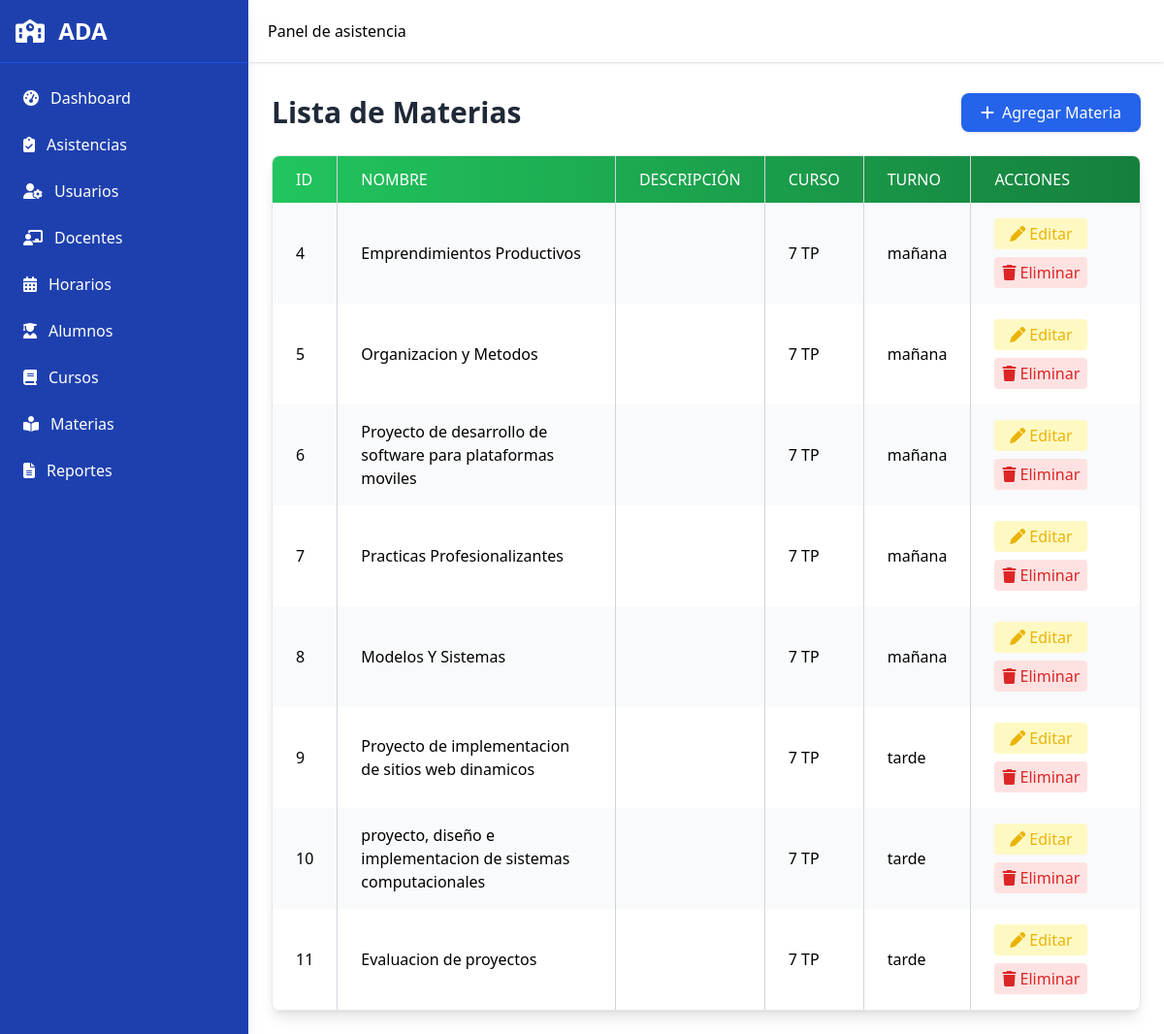
The app's page /subjects.php with its own data.
### tables this page shows
CREATE TABLE `subjects` (
  `subject_id` int(11) NOT NULL,
  `name` varchar(100) NOT NULL,
  `description` text DEFAULT NULL,
  `course_id` int(11) DEFAULT NULL,
  `turno` enum('mañana','tarde') NOT NULL
);

CREATE TABLE `courses` (
  `course_id` int(11) NOT NULL,
  `name` varchar(100) NOT NULL,
  `description` text DEFAULT NULL,
  `technical_degree` varchar(50) DEFAULT NULL
);

### subjects.php (the view, shortened to what this page needs)
<?php
include 'includes/header.php';
include 'includes/sidebar.php';
include 'includes/navbar.php';
include 'includes/conn.php';
?>
<div class="flex-1 md:ml-64 transition-all duration-300">
  <br><br><br>
  <main class="pt-20 p-4 md:p-6">
    <div class="flex flex-col md:flex-row justify-between items-start md:items-center mb-6 gap-3 md:gap-0">
      <h1 class="text-3xl font-bold text-gray-800">Lista de Materias</h1>
      <a href="javascript:void(0)" onclick="openModal('addSubjectModal')" class="inline-flex items-center bg-blue-600 text-white px-5 py-2 rounded-lg shadow hover:bg-blue-700 transition w-full md:w-auto justify-center">
        <i class="fa-solid fa-plus mr-2"></i> Agregar Materia
      </a>
    </div>
    <div class="overflow-x-auto rounded-lg shadow-lg border border-gray-200">
      <table class="min-w-full border-collapse" id="subjectsTable">
        <thead class="bg-gradient-to-r from-green-500 to-green-700 text-white">
          <tr>
            <th class="px-4 md:px-6 py-3 border-r border-gray-300 text-left font-medium uppercase">ID</th>
            <th class="px-4 md:px-6 py-3 border-r border-gray-300 text-left font-medium uppercase">Nombre</th>
            <th class="px-4 md:px-6 py-3 border-r border-gray-300 text-left font-medium uppercase">Descripción</th>
            <th class="px-4 md:px-6 py-3 border-r border-gray-300 text-left font-medium uppercase">Curso</th>
            <th class="px-4 md:px-6 py-3 border-r border-gray-300 text-left font-medium uppercase">Turno</th>
            <th class="px-4 md:px-6 py-3 text-left font-medium uppercase">Acciones</th>
          </tr>
        </thead>
        <tbody>
          <?php
          try {
              $sql = "SELECT s.*, c.name AS course_name
                      FROM subjects s
                      LEFT JOIN courses c ON s.course_id = c.course_id
                      ORDER BY s.subject_id ASC";
              $stmt = $conn->query($sql);
              $subjects = $stmt->fetchAll();
              if ($subjects) {
                  foreach ($subjects as $i => $subject) {
                      $rowClass = $i % 2 === 0 ? 'bg-gray-50' : 'bg-white';
                      echo "<tr class='hover:bg-gray-100 {$rowClass}'>";
                      echo "<td class='px-4 md:px-6 py-4 border-r border-gray-300'>{$subject['subject_id']}</td>";
                      echo "<td class='px-4 md:px-6 py-4 border-r border-gray-300'>{$subject['name']}</td>";
                      echo "<td class='px-4 md:px-6 py-4 border-r border-gray-300'>{$subject['description']}</td>";
                      echo "<td class='px-4 md:px-6 py-4 border-r border-gray-300'>{$subject['course_name']}</td>";
                      echo "<td class='px-4 md:px-6 py-4 border-r border-gray-300'>{$subject['turno']}</td>";
                      echo "<td class='px-4 md:px-6 py-4 flex flex-wrap gap-2'>";
                      echo "<a href='javascript:void(0)'
                              onclick='openEditModalSubject(".json_encode($subject).")'
                              class='text-yellow-500 hover:text-yellow-700 bg-yellow-100 px-3 py-1 rounded flex items-center justify-center w-24'>
                              <i class='fa-solid fa-pen mr-1'></i>Editar
                            </a>";
                      echo "<a href='subjects_back/delete_subject.php?id={$subject['subject_id']}'
                              class='text-red-600 hover:text-red-800 bg-red-100 px-3 py-1 rounded flex items-center justify-center w-24'
                              onclick=\"return confirm('¿Estás seguro de eliminar esta materia?')\">
                              <i class='fa-solid fa-trash mr-1'></i>Eliminar
                            </a>";
                      echo "</td>";
                      echo "</tr>";
                  }
              } else {
                  echo "<tr><td colspan='6' class='px-4 md:px-6 py-4 text-center text-gray-500'>No hay materias registradas</td></tr>";
              }
          } catch (PDOException $e) {
              echo "<tr><td colspan='6' class='px-4 md:px-6 py-4 text-center text-red-600'>Error: {$e->getMessage()}</td></tr>";
          }
          ?>
        </tbody>
      </table>
    </div>
  </main>
</div>

### records on screen
subjects: subject_id "4", name "Emprendimientos Productivos", course.name "7 TP", turno "mañana"
subjects: subject_id "5", name "Organizacion y Metodos", course.name "7 TP", turno "mañana"
subjects: subject_id "6", name "Proyecto de desarrollo de software para plataformas moviles", course.name "7 TP", turno "mañana"
subjects: subject_id "7", name "Practicas Profesionalizantes", course.name "7 TP", turno "mañana"
subjects: subject_id "8", name "Modelos Y Sistemas", course.name "7 TP", turno "mañana"
subjects: subject_id "9", name "Proyecto de implementacion de sitios web dinamicos", course.name "7 TP", turno "tarde"
subjects: subject_id "10", name "proyecto, diseño e implementacion de sistemas computacionales", course.name "7 TP", turno "tarde"
subjects: subject_id "11", name "Evaluacion de proyectos", course.name "7 TP", turno "tarde"
